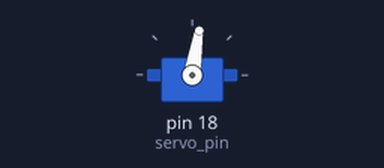
Simulated run of this program. Board: Raspberry Pi (header pin numbers). Shown: servo. Servo angles are drawn from the pulse width (0.5 ms = 0°, 2.5 ms = 180°).

Above: at 1.05 s.
At 7.0 s:
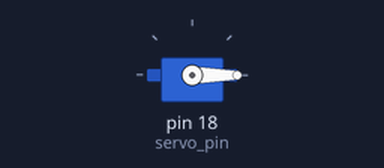
Timing chart, 0 to 8.8 s (numbered marks = the images above):
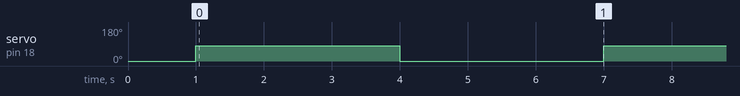

Measured:
- by itself, servo on pin 18 (servo_pin): alternates 81° for 3.0 s and 0° for 3.0 s

The program:

Servo_Demo.py
```python
import RPi.GPIO as GPIO
import time

# 選擇控制伺服馬達的GPIO引腳
servo_pin = 18

# 使用BOARD模式
GPIO.setmode(GPIO.BOARD)
GPIO.setup(servo_pin, GPIO.OUT)

# 設置PWM頻率為50Hz
pwm = GPIO.PWM(servo_pin, 50)
pwm.start(0)

def set_angle(angle):
    duty_cycle = angle / 18 + 2
    GPIO.output(servo_pin, True)
    pwm.ChangeDutyCycle(duty_cycle)
    time.sleep(1)
    GPIO.output(servo_pin, False)
    pwm.ChangeDutyCycle(0)

try:
    # 旋轉伺服馬達
    set_angle(0)  # 第一次先關門
    while True:
        set_angle(90)  # 開門
        time.sleep(2)
        # set_angle(180)
        set_angle(0)  # 關門
        time.sleep(2)

finally:
    pwm.stop()
    GPIO.cleanup()
```
